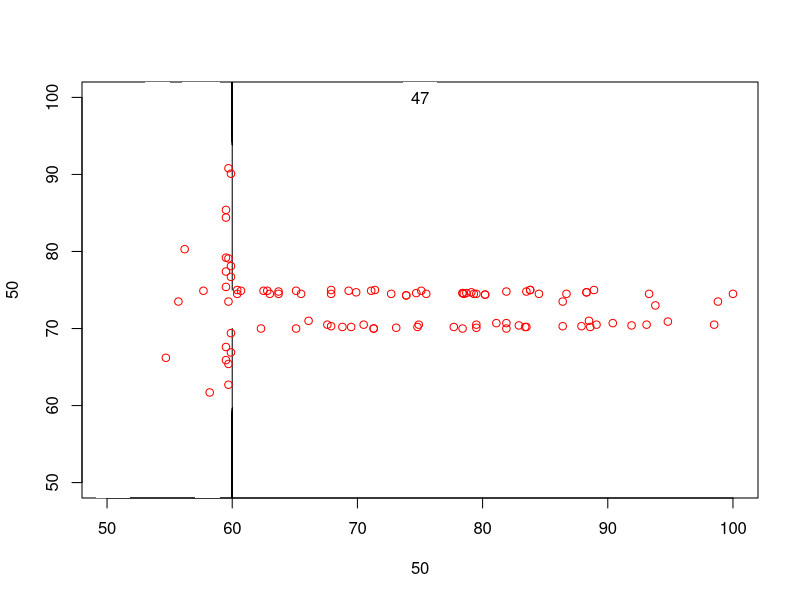

R code for this plot:
#The zombie apocalypse is upon us......but you know they way out!

	plot (50, 50, xlim=c(50, 100), ylim=c(50,100))
	lines(c(60,60), c(40, 70))
	lines(c(60, 60), c(75, 120))

#We want to know how much time we have to unlock the door and escape
#before the zombies reach us! So the first order of business is to generate
#some zombies!

	zx=sample(seq(50, 59, by=.5), 100, replace=TRUE)
	zy=sample(seq(50, 100, by=.5), 100, replace=TRUE)

#Now we will assume that the zombies do not all move at the same speed, so
#lets generate some variation in their ability to move!

	zs=sample(seq(.1,1,by=.1),100,replace=TRUE)

#Great, lets add them to our space!

	points(zx,zy)

#Before we start our model, lets set our time to zero

	t=0

#We will run the simulation until the zombies reach the other side, keeping
#track of the time 

	while(max(zx)<100)
		{
			points(75,100,pch=16,col='white',cex=6)
			points(zx,zy,pch=16,col='white',cex=6)
			lines(c(60,60),c(40,70))
			lines(c(60,60),c(75,120))
		###time goes up by 1 for each iteration
			t=t+1
		###loop to update plot with new positions of zombies
			for (i in 1:length(zx))
				{
					###here is the logic to deal with the wall
					if(zx[i] <= 60 & zy[i] >= 75){
					zx[i]=zx[i]+zs[i]
					zy[i]=zy[i]-zs[i]
					if(zx[i] > 60) {zx[i]=59.5}
					}else if (zx[i] <= 60 & zy[i] <= 70)
				{
			zx[i]=zx[i] + zs[i]
			zy[i]=zy[i] + zs[i]
			if (zx[i] > 60) {zx[i]=59.5}
			}else if (zy[i] > 70 & zy[i] < 75) {zx[i]=zx[i]+zs[i]}
				}
			##stuff for Windows to deal with plotting continuously
		points(zx,zy,col='red')
		text(75,100,t)


		Sys.sleep(.1)
		}





